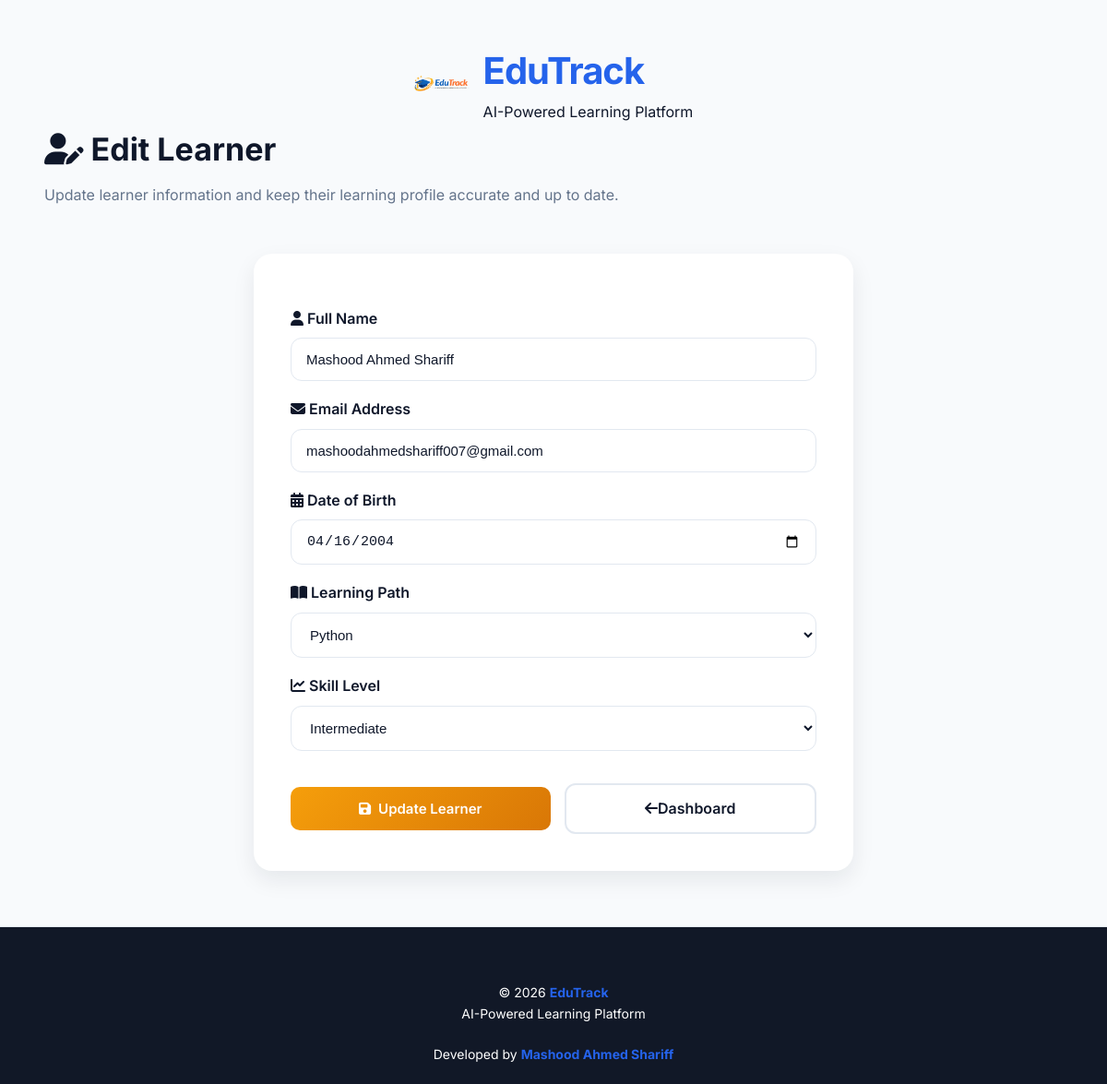
Page /edit/2 on the committed database.
### tables this page shows
CREATE TABLE learners(

        id INTEGER PRIMARY KEY AUTOINCREMENT,

        name TEXT NOT NULL,

        email TEXT UNIQUE NOT NULL,

        password TEXT NOT NULL,

        date_of_birth TEXT NOT NULL,

        skill TEXT NOT NULL,

        level TEXT NOT NULL,

        points INTEGER DEFAULT 0,

        joined_date TEXT NOT NULL

    );

### app.py (the view, shortened to what this page needs)
@app.route("/edit/<int:id>", methods=["GET", "POST"])
def edit_learner(id):
    connection = sqlite3.connect("database/edutrack.db")
    connection.row_factory = sqlite3.Row
    cursor = connection.cursor()
    cursor.execute("SELECT * FROM learners WHERE id = ?", (id,))
    learner = cursor.fetchone()
    connection.close()
    return render_template("edit.html", learner=learner)

### templates/edit.html (shortened to what this page needs)
<!DOCTYPE html>
<html lang="en">
<head>
    <link rel="stylesheet"
          href="{{ url_for('static', filename='style.css') }}">
    <link rel="stylesheet"
          href="https://cdnjs.cloudflare.com/ajax/libs/font-awesome/6.7.2/css/all.min.css">
</head>
<body>
<div class="container">
    <div class="logo-container register-logo">
        <img src="{{ url_for('static', filename='images/edutrack-logo.png') }}"
             class="logo"
             alt="EduTrack Logo">
        <div>
            <h1>EduTrack</h1>
            <p class="logo-tagline">
                AI-Powered Learning Platform
            </p>
        </div>
    </div>
    <section class="page-title">
        <h2>
            <i class="fa-solid fa-user-pen"></i>
            Edit Learner
        </h2>
        <p>
            Update learner information and keep their learning profile
            accurate and up to date.
        </p>
    </section>
    <section class="form-container">
        <form action="{{ url_for('edit_learner', id=learner['id']) }}"
              method="POST">
            <label for="learner_name">
                <i class="fa-solid fa-user"></i>
                Full Name
            </label>
            <input
                type="text"
                id="learner_name"
                name="learner_name"
                value="{{ learner['name'] }}"
                maxlength="100"
                autocomplete="name"
                required>
            <label for="learner_email">
                <i class="fa-solid fa-envelope"></i>
                Email Address
            </label>
            <input
                type="email"
                id="learner_email"
                name="learner_email"
                value="{{ learner['email'] }}"
                autocomplete="email"
                required>
            <label for="learner_dob">
                <i class="fa-solid fa-calendar-days"></i>
                Date of Birth
            </label>
            <input
                type="date"
                id="learner_dob"
                name="learner_dob"
                value="{{ learner['date_of_birth'] }}"
                required>
            <label for="learner_skill">
                <i class="fa-solid fa-book-open"></i>
                Learning Path
            </label>
            <select
                id="learner_skill"
                name="learner_skill"
                required>
                <option value="Python" {% if learner["skill"] == "Python" %}selected{% endif %}>Python</option>
            </select>
            <label for="learner_level">
                <i class="fa-solid fa-chart-line"></i>
                Skill Level
            </label>
            <select
                id="learner_level"
                name="learner_level"
                required>
                <option value="Intermediate" {% if learner["level"] == "Intermediate" %}selected{% endif %}>Intermediate</option>
            </select>
            <div class="button-group">
                <button
                    type="submit"
                    class="update-btn">
                    <i class="fa-solid fa-floppy-disk"></i>
                    Update Learner
                </button>
                <a href="{{ url_for('home') }}"
                   class="outline-btn">
                    <i class="fa-solid fa-arrow-left"></i>
                    Dashboard
                </a>
            </div>
        </form>
    </section>
</div>
<footer class="footer">
    <p>
        © 2026 <strong>EduTrack</strong>
        <br>
        AI-Powered Learning Platform
        <br><br>
        Developed by <strong>Mashood Ahmed Shariff</strong>
    </p>
</footer>
</body>
</html>

### static/css/style.css (style rules this page uses)
:root { --primary:#2563EB; --primary-dark:#1D4ED8; --secondary:#4F46E5; --success:#10B981; --warning:#F59E0B; --danger:#EF4444; --background:#F8FAFC; --card:#FFFFFF; --text:#0F172A; --text-light:#64748B; --border:#E2E8F0; --shadow: 0 10px 25px rgba(15,23,42,.08); --shadow-hover: 0 18px 35px rgba(37,99,235,.15); --radius:16px; }
* { margin:0; padding:0; box-sizing:border-box; }
body { font-family:'Inter',sans-serif; background:var(--background); color:var(--text); line-height:1.6; }
.container { width:92%; max-width:1300px; margin:45px auto; }
a { text-decoration:none; }
.logo-container { display:flex; justify-content:center; align-items:center; gap:15px; }
.logo { width:60px; height:60px; object-fit:contain; transition:.35s; }
.logo-container h1 { font-size:40px; color:var(--primary); font-weight:700; letter-spacing:-1px; }
button, .add-btn, .export-btn, .search-btn, .clear-btn, .edit-btn, .delete-btn, .update-btn { display:inline-flex; justify-content:center; align-items:center; gap:8px; padding:13px 22px; border:none; border-radius:12px; font-family:'Inter',sans-serif; font-size:15px; font-weight:600; cursor:pointer; transition:all .3s ease; text-decoration:none; }
.update-btn { background: linear-gradient( 135deg, #F59E0B, #D97706 ); color:white; }
.form-container { width:100%; max-width:650px; margin:50px auto; background:var(--card); border-radius:20px; padding:40px; box-shadow:var(--shadow); transition:.3s; }
.form-container label { display:block; margin-bottom:8px; margin-top:18px; font-weight:600; color:var(--text); }
.form-container input, .form-container select { width:100%; padding:14px 16px; border:1px solid var(--border); border-radius:12px; font-size:15px; color:var(--text); background:white; transition:.3s; }
.form-container input::placeholder { color:#94A3B8; }
.button-group { display:flex; justify-content:space-between; align-items:center; gap:15px; margin-top:35px; flex-wrap:wrap; }
.button-group>* { flex:1; min-width:180px; }
.footer { margin-top:60px; background:white; border-top:1px solid var(--border); text-align:center; padding:25px; color:var(--text-light); font-size:14px; }
.footer strong { color:var(--primary); }
.page-title { margin-bottom:30px; }
.page-title h2 { font-size:30px; color:var(--text); margin-bottom:8px; font-weight:700; }
.page-title p { color:var(--text-light); font-size:16px; max-width:650px; }
.outline-btn { display:inline-flex; justify-content:center; align-items:center; padding:13px 22px; border:2px solid var(--border); border-radius:12px; color:var(--text); background:white; text-decoration:none; font-weight:600; transition:.3s; }
.page-title { margin-bottom:35px; }
.page-title h2 { font-size:34px; color:var(--text); margin-bottom:10px; }
.page-title p { font-size:16px; color:var(--text-light); max-width:700px; }
.update-btn { background: linear-gradient(135deg, #f59e0b, #d97706); color: white; border: none; padding: 14px 28px; border-radius: 10px; font-size: 15px; font-weight: 600; cursor: pointer; transition: 0.3s ease; }
.footer { background:#111827; color:#fff; margin-top:60px; padding:60px 40px 20px; }

### rows in the picture
learners: learner_name "Mashood Ahmed Shariff", learner_email "mashoodahmedshariff007@gmail.com", learner_dob "04/16/2004", learner_skill "Python", learner_level "Intermediate"
